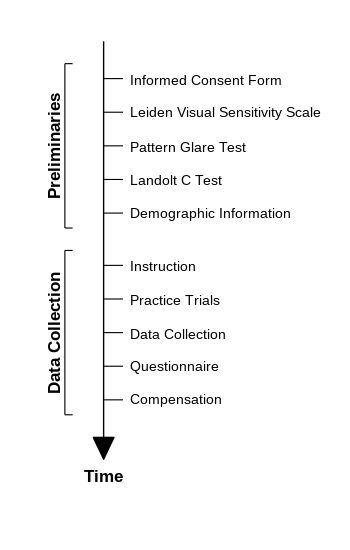
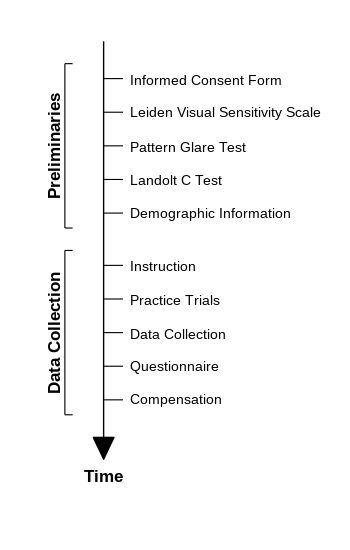

These charts were generated, in order, by the following MATLAB code:
%% function plotFigure4
%
% Description:
%   Generates and saves Figure 4 from the associated publication. This script
%   creates a schematic timeline of the experimental procedure, detailing
%   the sequence of tasks for the participant.
%
% Inputs:
%   - None. This script generates the figure from hard-coded definitions.
%
% Outputs:
%   - Saves the figure to:          '../output/fig4_oneColumn.emf'
%   - Also saves a PNG version to:  '../output/fig4_oneColumn.png'
%
% Programmer:
%   Xiangzhen Kong (x.kong@tue.nl)
%
% Last updated:
%   October-17-2025
%

function plotFigure4
    % 0. SETUP FOLDER AND FILE PATHS
    % ===================================================================
    [projectRoot, ~, ~] = fileparts(mfilename('fullpath'));
    projectRoot = fileparts(projectRoot);
    addpath(fullfile(projectRoot, 'src', 'utils'));
    
    % 1. SETUP PUBLICATION AND GEOMETRIC PARAMETERS
    % ===================================================================
    % --- Figure Style Parameters ---
    figureType        = 'oneColumn';
    finalWidthInches  = 3.5;
    finalHeightInches = 5.5;
    outputFileName    = 'fig4';
    fontName          = 'Arial';
    itemFontSize      = 10;
    phaseFontSize     = 12;
    lineWidth         = 1;
    
    % --- Timeline Geometric Parameters (in "data units") ---
    xTimeline         = 0;    % X-position of the main timeline
    tickLength        = 0.5;  % Length of the horizontal ticks
    textOffset        = 0.2;  % Space between tick and text label
    itemSpacing       = 0.45; % Vertical distance between items
    gapSize           = 0.25; % Extra gap between the two main phases
    bracePadding      = 0.2;  % Space between item and brace
    timeLabelOffset   = 0.5;  % Space for the "Time" label at the bottom
    xBrace            = -1.0; % X-position of the phase braces
    braceWidth        = 0.2;  % Width of the brace arms
    xPhaseLabelOffset = 0.3;  % Space between brace and phase label
    
    % --- Define final "crop" for the figure ---
    finalXLim = [-1.5, 5.5];
    finalYLim = [-1.0, 5.0];
    
    
    % 2. CREATE THE FIGURE
    % ======================================================
    figureHandle = figure('Units', 'inches', 'Position', [1, 1, finalWidthInches, finalHeightInches], 'Color', 'w', 'Renderer', 'Painters');
    axMain = gca; % Get the current axes
    hold(axMain, 'on');
    
    
    % 3. DEFINE CONTENT AND CALCULATE POSITIONS
    % ======================================================
    labels = {
        'Informed Consent Form', 'Leiden Visual Sensitivity Scale', 'Pattern Glare Test', ...
        'Landolt C Test', 'Demographic Information', 'Instruction', 'Practice Trials', ...
        'Data Collection', 'Questionnaire', 'Compensation'
        };
    labels = fliplr(labels); % Draw from bottom to top
    
    preliminariesLabel  = 'Preliminaries';
    dataCollectionLabel = 'Data Collection';
    
    % Calculate the Y position for each item on the timeline
    yPositions = (1:length(labels)) * itemSpacing;
    
    % Shift the "Data Collection" items down to create a visual gap
    dataCollectionIndices = 1:(length(labels)-5);
    yPositions(dataCollectionIndices) = yPositions(dataCollectionIndices) - gapSize;
    
    
    % 4. DRAW PLOT ELEMENTS
    % ======================================================
    % --- Main Timeline and Arrowhead ---
    axisStart = min(yPositions) - timeLabelOffset;
    axisEnd = max(yPositions) + 0.5;
    plot(axMain, [xTimeline, xTimeline], [axisStart, axisEnd], 'k-', 'LineWidth', lineWidth);
    text(axMain, xTimeline, axisStart - timeLabelOffset, 'Time', 'HorizontalAlignment', 'center', ...
        'FontName', fontName, 'FontSize', phaseFontSize, 'FontWeight', 'bold');
    
    % Calculate aspect ratio to draw a perfectly shaped arrowhead
    xRange = finalXLim(2) - finalXLim(1);
    yRange = finalYLim(2) - finalYLim(1);
    aspectRatioCorrection = (finalHeightInches / finalWidthInches) * (xRange / yRange);
    arrowSizeY = 0.15;
    arrowSizeX = arrowSizeY * aspectRatioCorrection;
    patch(axMain, [xTimeline - arrowSizeX, xTimeline, xTimeline + arrowSizeX], ...
        [axisStart, axisStart - arrowSizeY*2, axisStart], 'k');
    
    % --- Items and Ticks ---
    for i = 1:length(labels)
        y = yPositions(i);
        xTickEnd = xTimeline + tickLength;
        xTextPosition = xTickEnd + textOffset;
        plot(axMain, [xTimeline, xTickEnd], [y, y], 'k-', 'LineWidth', lineWidth * 0.8);
        text(axMain, xTextPosition, y, labels{i}, 'HorizontalAlignment', 'left', ...
            'VerticalAlignment', 'middle', 'FontName', fontName, 'FontSize', itemFontSize);
    end
    
    % --- Braces and Phase Labels ---
    % Preliminaries Brace
    preliminariesIndices = (length(labels) - 5 + 1):length(labels);
    y1Start = min(yPositions(preliminariesIndices)) - bracePadding;
    y1End = max(yPositions(preliminariesIndices)) + bracePadding;
    yCenterPreliminaries = mean([y1Start, y1End]);
    plot(axMain, [xBrace, xBrace + braceWidth], [y1Start, y1Start], 'k-', 'LineWidth', lineWidth * 0.8);
    plot(axMain, [xBrace, xBrace], [y1Start, y1End], 'k-', 'LineWidth', lineWidth * 0.8);
    plot(axMain, [xBrace, xBrace + braceWidth], [y1End, y1End], 'k-', 'LineWidth', lineWidth * 0.8);
    text(axMain, xBrace - xPhaseLabelOffset, yCenterPreliminaries, preliminariesLabel, ...
        'HorizontalAlignment', 'center', 'VerticalAlignment', 'middle', 'Rotation', 90, ...
        'FontName', fontName, 'FontSize', phaseFontSize, 'FontWeight', 'bold');
    
    % Data Collection Brace
    y2Start = min(yPositions(dataCollectionIndices)) - bracePadding;
    y2End = max(yPositions(dataCollectionIndices)) + bracePadding;
    yCenterDataCollection = mean([y2Start, y2End]);
    plot(axMain, [xBrace, xBrace + braceWidth], [y2Start, y2Start], 'k-', 'LineWidth', lineWidth * 0.8);
    plot(axMain, [xBrace, xBrace], [y2Start, y2End], 'k-', 'LineWidth', lineWidth * 0.8);
    plot(axMain, [xBrace, xBrace + braceWidth], [y2End, y2End], 'k-', 'LineWidth', lineWidth * 0.8);
    text(axMain, xBrace - xPhaseLabelOffset, yCenterDataCollection, dataCollectionLabel, ...
        'HorizontalAlignment', 'center', 'VerticalAlignment', 'middle', 'Rotation', 90, ...
        'FontName', fontName, 'FontSize', phaseFontSize, 'FontWeight', 'bold');
    
    
    % 5. FINALIZE AND FRAME THE FIGURE
    % ===========================================================
    hold(axMain, 'off');
    axis(axMain, 'off');
    xlim(axMain, finalXLim);
    ylim(axMain, finalYLim);
    
    
    % 8. SAVE THE FIGURE
    % =========================================================
    outputFolder = fullfile(projectRoot, 'output');
    if ~exist(outputFolder, 'dir')
        mkdir(outputFolder)
    end
    
    filePathEmf = fullfile(outputFolder, [outputFileName, '_', figureType, '.emf']);
    filePathPng = fullfile(outputFolder, [outputFileName, '_', figureType, '.png']);
    
    % --- Use the 'print' command for precise size control ---
    set(figureHandle, 'PaperUnits', 'inches');
    set(figureHandle, 'PaperSize', [finalWidthInches, finalHeightInches]);
    set(figureHandle, 'PaperPosition', [0, 0, finalWidthInches, finalHeightInches]);
    
    % Save the EMF file
    print(figureHandle, filePathEmf, '-dmeta', '-r300');
    disp(['Figure saved to: ', filePathEmf]);
    
    % Save the PNG file
    print(figureHandle, filePathPng, '-dpng', '-r300');
    disp(['Figure saved to: ', filePathPng]);
    
    close(figureHandle);
end